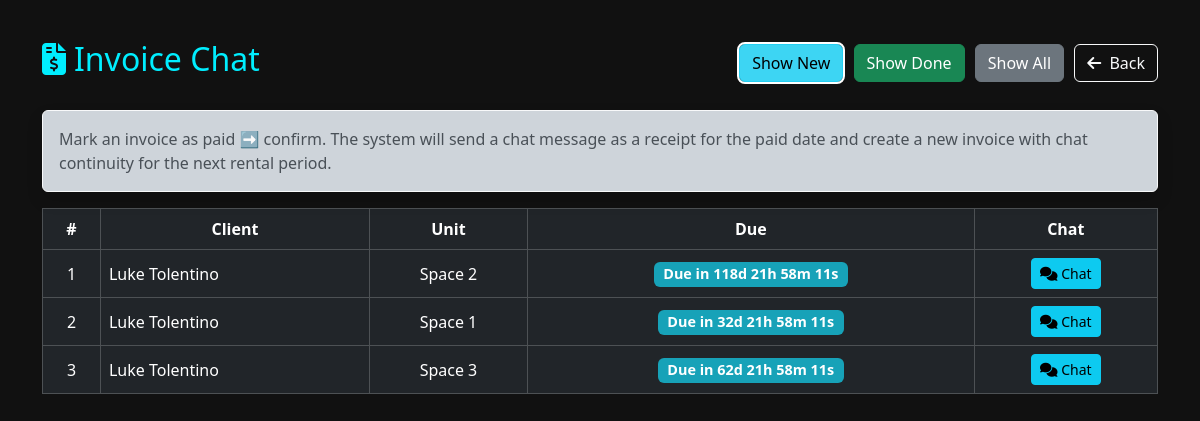
Screenshot of /Admin/generate_invoice.php (signed in) with the database file from the repository.
### tables this page shows
CREATE TABLE `invoice` (
  `Invoice_ID` int(11) NOT NULL,
  `Client_ID` int(11) DEFAULT NULL,
  `InvoiceDate` date DEFAULT NULL,
  `EndDate` date DEFAULT NULL,
  `InvoiceTotal` decimal(10,2) DEFAULT NULL,
  `Status` varchar(10) DEFAULT 'unpaid',
  `Space_ID` int(11) DEFAULT NULL,
  `Flow_Status` varchar(10) NOT NULL DEFAULT 'new',
  `Chat_ID` int(11) DEFAULT NULL
);

CREATE TABLE `client` (
  `Client_ID` int(11) NOT NULL,
  `Client_fn` varchar(255) DEFAULT NULL COMMENT 'First name',
  `Client_ln` varchar(255) DEFAULT NULL COMMENT 'Last name',
  `Client_Email` varchar(255) NOT NULL COMMENT 'Email address',
  `Client_Phone` varchar(20) DEFAULT NULL COMMENT 'Phone number',
  `C_username` varchar(50) NOT NULL COMMENT 'Username (unique)',
  `C_password` varchar(255) NOT NULL COMMENT 'Password (hashed)',
  `Status` enum('Active','Inactive') NOT NULL DEFAULT 'Active' COMMENT 'Account status'
);

CREATE TABLE `space` (
  `Space_ID` int(11) NOT NULL,
  `Name` varchar(255) DEFAULT NULL,
  `SpaceType_ID` int(11) DEFAULT NULL,
  `UA_ID` int(11) DEFAULT NULL,
  `Street` varchar(255) DEFAULT NULL,
  `Brgy` varchar(255) DEFAULT NULL,
  `City` varchar(255) DEFAULT NULL,
  `Photo` varchar(255) DEFAULT NULL,
  `Price` decimal(10,2) DEFAULT NULL,
  `Flow_Status` varchar(10) NOT NULL DEFAULT 'new'
);

### database/database.php (called while the page is built, shortened)
<?php
class Database {
    private $host = "localhost";
    private $dbname = "asrp";
    private $user = "root";
    private $pass = "";
    private $pdo;
    public function __construct() {
        $dsn = "mysql:host={$this->host};dbname={$this->dbname};charset=utf8mb4";
        $options = [
            PDO::ATTR_ERRMODE            => PDO::ERRMODE_EXCEPTION,
            PDO::ATTR_DEFAULT_FETCH_MODE => PDO::FETCH_ASSOC,
            PDO::ATTR_EMULATE_PREPARES   => false,
        ];
        try {
            $this->pdo = new PDO($dsn, $this->user, $this->pass, $options);
        } catch (PDOException $e) {
            die("Database connection failed: " . $e->getMessage());
        }
    }
public function getInvoicesByFlowStatus($status = 'new') {
    $sql = "SELECT i.*, c.Client_fn, c.Client_ln, s.Name AS UnitName
            FROM invoice i
            LEFT JOIN client c ON i.Client_ID = c.Client_ID
            LEFT JOIN space s ON i.Space_ID = s.Space_ID
            WHERE i.Flow_Status = ?";
    $stmt = $this->pdo->prepare($sql);
    $stmt->execute([$status]);
    return $stmt->fetchAll(PDO::FETCH_ASSOC);
}
}
?>

### Admin/generate_invoice.php (the view, shortened to what this page needs)
<?php
require '../database/database.php';
$db = new Database();
$invoices = [];
$show_chat = false;
$status_filter = $_GET['status'] ?? 'new';
if (!$show_chat) {
    if ($status_filter === 'all') {
        $invoices = array_merge(
            $db->getInvoicesByFlowStatus('new'),
            $db->getInvoicesByFlowStatus('done')
        );
    } else {
        $invoices = $db->getInvoicesByFlowStatus($status_filter);
    }
}
function renderCountdown($due_date) {
    $due = strtotime($due_date);
    $now = time();
    $diff = $due - $now;
    $id = 'countdown_' . uniqid();
    return '<span id="'.$id.'" class="badge badge-soon" data-duedate="'.$due_date.'"></span>
<script>
(function(){
    function updateCountdown_'.$id.'() {
        var due = new Date("'.$due_date.'T23:59:59").getTime();
        var now = new Date().getTime();
        var diff = due - now;
        var el = document.getElementById("'.$id.'");
        if (!el) return;
        if (diff <= 0) {
            el.textContent = "OVERDUE";
            el.className = "badge badge-overdue";
            return;
        }
        var d = Math.floor(diff / (1000*60*60*24));
        var h = Math.floor((diff%(1000*60*60*24))/(1000*60*60));
        var m = Math.floor((diff%(1000*60*60))/(1000*60));
        var s = Math.floor((diff%(1000*60))/1000);
        el.textContent = "Due in " + (d>0?d + "d ":"") + (h>0?h + "h ":"") + (m>0?m + "m ":"") + s + "s";
        setTimeout(updateCountdown_'.$id.', 1000);
    }
    updateCountdown_'.$id.'();
})();
</script>';
}
?>
<!DOCTYPE html>
<html lang="en">
<head>
    <link href="https://cdn.jsdelivr.net/npm/bootstrap@5.3.2/dist/css/bootstrap.min.css" rel="stylesheet">
    <link href="https://cdnjs.cloudflare.com/ajax/libs/font-awesome/6.5.0/css/all.min.css" rel="stylesheet">
</head>
<body>
<div class="container">
    <div class="d-flex justify-content-between align-items-center mb-4">
        <h2><i class="fas fa-file-invoice-dollar me-2"></i>Invoice Chat</h2>
        <div>
            <a href="?status=new" class="btn btn-info btn-filter<?= $status_filter === 'new' ? ' active' : '' ?>">Show New</a>
            <a href="?status=done" class="btn btn-success btn-filter<?= $status_filter === 'done' ? ' active' : '' ?>">Show Done</a>
            <a href="?status=all" class="btn btn-secondary btn-filter<?= $status_filter === 'all' ? ' active' : '' ?>">Show All</a>
            <a href="dashboard.php" class="btn btn-outline-light"><i class="fas fa-arrow-left me-1"></i> Back</a>
        </div>
    </div>
    <div class="alert alert-dark border-light shadow">
        Mark an invoice as paid ➡️ confirm. The system will send a chat message as a receipt for the paid date and create a new invoice with chat continuity for the next rental period.
    </div>
    <?php if (!$show_chat): ?>
    <div class="table-responsive">
        <table class="table table-bordered table-hover text-center align-middle table-dark">
            <thead>
                <tr>
                    <th>#</th>
                    <th>Client</th>
                    <th>Unit</th>
                    <th>Due</th>
                    <th>Chat</th>
                </tr>
            </thead>
            <tbody>
            <?php
            $ctr = 1;
            foreach ($invoices as $row):
            ?>
                <tr>
                    <td><?= $ctr++ ?></td>
                    <td class="text-start"><?= htmlspecialchars(($row['Client_fn'] ?? '') . ' ' . ($row['Client_ln'] ?? '')) ?></td>
                    <td><?= htmlspecialchars($row['UnitName'] ?? '') ?></td>
                    <td>
                        <?= isset($row['EndDate']) ? renderCountdown($row['EndDate']) : '<span class="text-muted">N/A</span>' ?>
                    </td>
                    <td>
                        <a href="generate_invoice.php?chat_invoice_id=<?= $row['Invoice_ID'] ?>&status=<?= htmlspecialchars($status_filter) ?>" class="btn btn-sm btn-info">
                            <i class="fas fa-comments"></i> Chat
                        </a>
                    </td>
                </tr>
            <?php endforeach; ?>
            </tbody>
        </table>
    </div>
    <?php endif; ?>
</div>
</body>
</html>

### Admin/generate_invoice.php (style rules this page uses)
body { background-color: #111; color: #eee; font-family: 'Segoe UI', sans-serif; }
.container { padding-top: 40px; }
h2 { color: #0ef; }
.table th, .table td { vertical-align: middle; }
.btn-primary, .btn-success { transition: all 0.2s ease-in-out; }
.badge { font-size: 0.9rem; }
.table thead { background-color: #333; }
.badge-soon { background-color: #17a2b8 !important; color: #fff; }
.btn-filter { margin-right: 6px; }
.btn-filter.active { outline: 2px solid #fff; }

### rows the page displays
invoice: Client_ID.Client_ln "Luke Tolentino", Space_ID.Name "Space 2"
invoice: Client_ID.Client_ln "Luke Tolentino", Space_ID.Name "Space 1"
invoice: Client_ID.Client_ln "Luke Tolentino", Space_ID.Name "Space 3"
